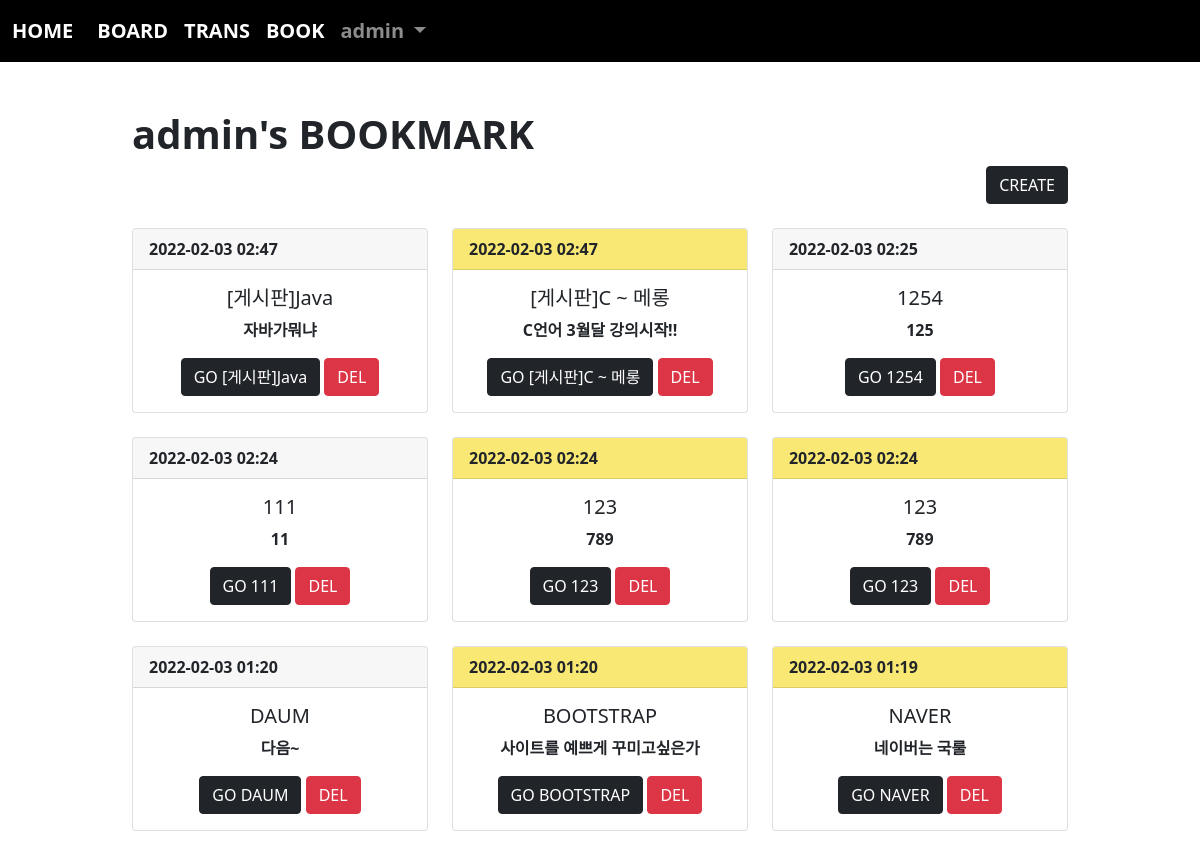
Screenshot of /book/index/ (signed in) with the database file from the repository.
### acc/models.py (models this page shows, shortened)
class User(AbstractUser):
    comment = models.TextField()
    age = models.IntegerField(default=0)
    point = models.IntegerField(default=0)
    pic = models.ImageField(upload_to="acc/%y/%m")

### book/models.py (models this page shows, shortened)
class Book(models.Model):
    site_name = models.CharField(max_length=100)
    site_url = models.TextField()
    content = models.TextField()
    user = models.ForeignKey(User, on_delete=models.CASCADE)
    impo = models.BooleanField(default=False)
    pubdate = models.DateTimeField()

### book/views.py (the view)
# urls.py: path('index/', views.index, name="index"),
def index(request):
    b = request.user.book_set.all().order_by('-pubdate')
    context = {
        "blist" : b
    }
    return render(request, "book/index.html", context)

### template/book/index.html
{% extends 'base.html' %}
{% block con %}
    <div class="container mt-5 mb-5" style="width: 80%;">
        <h1><b>{{user}}'s BOOKMARK</b></h1>
        <div class="text-end">
            <a href="{% url 'book:create' %}"><button class="btn btn-dark">CREATE</button></a>
        </div>
        <div class="row">
            {% for i in blist %}
                <div class="col-lg-4 mt-4">
                    <div class="card" style="font-weight: bold;">
                        <div class="card-header" style="{% if i.impo %}background-color: rgb(249, 233, 116);{% endif %}">
                            {{ i.pubdate |date:'Y-m-d H:i'}}
                        </div>
                        <div class="card-body text-center">
                            <h5 class="card-title">{{ i.site_name }}</h5>
                            <p class="card-text">{{ i.content }}</p>
                            <a href="{{ i.site_url }}" class="btn btn-dark">GO {{i.site_name}}</a>
                            <a href="#" class="btn btn-danger">DEL</a>
                        </div>
                    </div>
                </div>
            {% endfor %}
        </div>
    </div>
{% endblock %}

### template/base.html (shortened to what this page needs)
<!doctype html>
<html lang="en">
    <head>
        <link href="https://cdn.jsdelivr.net/npm/bootstrap@5.1.3/dist/css/bootstrap.min.css" rel="stylesheet">
    </head>
    <body>
        {% if user.is_authenticated %}
            <nav class="navbar navbar-expand-lg navbar-dark" style="background-color: rgb(0, 0, 0); font-size: 20px; font-weight: bold;">
                <div class="container-fluid">
                    <a class="navbar-brand" href="{% url 'acc:index' %}">HOME</a>
                    <div class="collapse navbar-collapse" id="navbarSupportedContent">
                        <ul class="navbar-nav me-auto mb-2 mb-lg-0">
                            <li class="nav-item">
                                <a class="nav-link active" aria-current="page" href="{% url 'board:index' %}">BOARD</a>
                            </li>
                            <li class="nav-item">
                                <a class="nav-link active" aria-current="page" href="{% url 'trans:index' %}">TRANS</a>
                            </li>
                            <li class="nav-item">
                                <a class="nav-link active" aria-current="page" href="{% url 'book:index' %}">BOOK</a>
                            </li>
                            <li class="nav-item dropdown">
                                <a class="nav-link dropdown-toggle" href="#" id="navbarDropdown" role="button" data-bs-toggle="dropdown" aria-expanded="false">
                                    {{ user.username }}
                                </a>
                            </li>
                        </ul>
                    </div>
                </div>
            </nav>
        {% endif %}
        {% block con %}
        {% endblock %}
    </body>
</html>

### rows the page displays
User: username "admin"
Book: pubdate "2022-02-03 02:47", site_name "[게시판]Java", content "자바가뭐냐"
Book: pubdate "2022-02-03 02:47", site_name "[게시판]C ~ 메롱", content "C언어 3월달 강의시작!!"
Book: pubdate "2022-02-03 02:25", site_name "1254", content "125"
Book: pubdate "2022-02-03 02:24", site_name "111", content "11"
Book: pubdate "2022-02-03 02:24", site_name "123", content "789"
Book: pubdate "2022-02-03 02:24", site_name "123", content "789"
Book: pubdate "2022-02-03 01:20", site_name "DAUM", content "다음~"
Book: pubdate "2022-02-03 01:20", site_name "BOOTSTRAP", content "사이트를 예쁘게 꾸미고싶은가"
Book: pubdate "2022-02-03 01:19", site_name "NAVER", content "네이버는 국룰"
